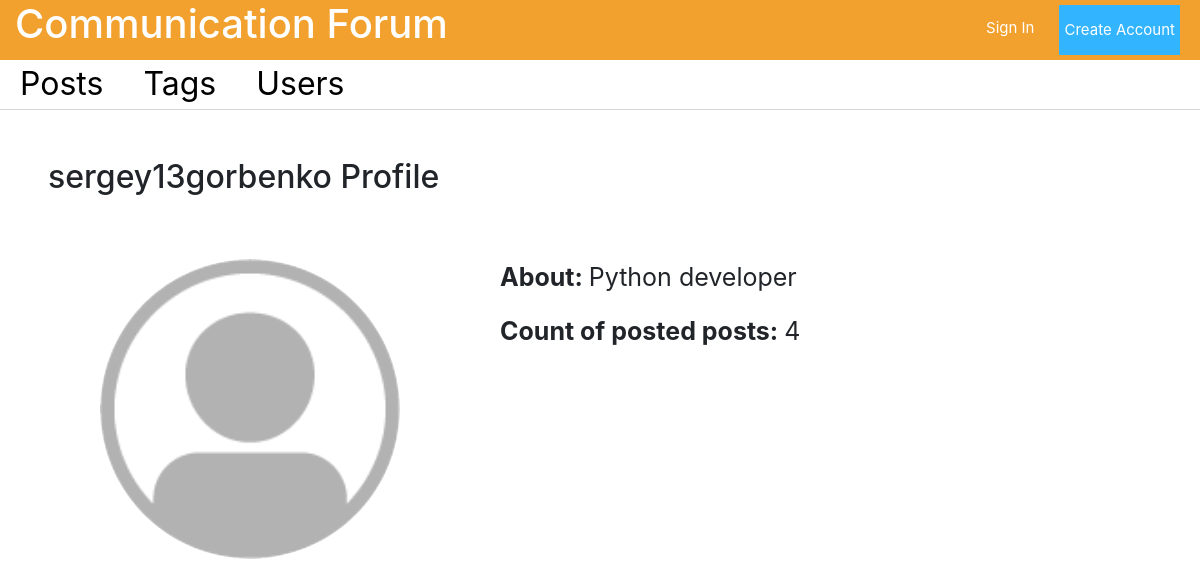
The page /profile/sergey13gorbenko/ on the database its author committed.
### forum/models.py (models this page shows, shortened)
class UserProfile(models.Model):
    user = models.OneToOneField(User, on_delete=models.CASCADE)
    about = models.CharField(max_length=255, blank=True)
    photo = models.ImageField(upload_to='avatars', blank=True, null=True)
    count_posts = models.IntegerField(default=0)
    count_tags = models.IntegerField(default=0)

### forum/views.py (the view)
# urls.py: path('profile/', views.my_profile, name='my_profile'),
def profile(request, username):
    profile = UserProfile.objects.get(user=User.objects.get(username=username))
    context = {'profile': profile}
    if str(username) == str(request.user):
        return redirect('/profile/')
    return render(request, 'user/user_profile.html', context=context)

### templates/user/user_profile.html (shortened to what this page needs)
{% load static %}
<!DOCTYPE html>
<html lang="en">
<head>
    <link rel="stylesheet" href="https://stackpath.bootstrapcdn.com/bootstrap/4.1.3/css/bootstrap.min.css"
>
    <link rel="stylesheet" href="{% static 'css/style.css' %}">
</head>
<body>
<header class="header container-fluid d-flex justify-content-between">
    <a href="/">
        <h1>Communication Forum</h1>
    </a>
    {% if user.is_authenticated %}
        <div class="d-flex justify-content-end">
            <span class="username"><a href="/profile">{{ user.username }}</a></span>
            <a class="log_out" href="/logout">
                <p class="small_text">Log out</p>
            </a>
        </div>
    {% else %}
        <div class="d-flex justify-content-end">
            <a class="sign_in_text" href="/login">
                <p class="small_text">Sign In</p>
            </a>
            <button class="btn-default green_btn small_text" onclick="location.href='/registration'">Create Account
            </button>
        </div>
    {% endif %}
</header>
<section class="d-flex content">
    <div class="list">
        <ul class="top_sidebar">
            <li id="posts"><a href="/posts">Posts</a></li>
            <li id="tags"><a href="/tags">Tags</a></li>
            <li id="users"><a href="/users">Users</a></li>
        </ul>
    </div>
    <div class="page">
        <h2 class="mt-5 ml-5">{{ profile.user }} Profile</h2>
        <div class="users_head d-flex">
            <div class="div">
                {% if profile.photo %}
                    <img src="{{ profile.photo.url }}" alt="User Image" title="User Image" class="user_profile_img mt-5">
                {% else %}
                    <img src="{% static 'img/default-user.png' %}" alt="User Image" title="User Image"
                         class="user_profile_img mt-5">
                {% endif %}
            </div>
            <div class="info mt-5">
                {% if profile.about %}
                    <p class="info_header">About: <span class="info_info">{{ profile.about }}</span></p>
                {% endif %}
                {% if profile.count_posts %}
                    <p class="info_header">Count of posted posts: <span
                            class="info_info">{{ profile.count_posts }}</span></p>
                {% endif %}
            </div>
        </div>
    </div>
</section>
</body>
</html>

### static/css/style.css (style rules this page uses)
* { padding: 0; margin: 0; }
.header { position: fixed; width: 100%; height: 60px; background: #F2A12E; }
.header > a, .header > a:focus, .header > a:hover { text-decoration: none; color: white; }
.header > a > h1, .header > a > h1:focus, .header > a > h1:hover { color: white; }
.green_btn { background-color: #33B4FF; margin: 5px; border: none; padding: 5px; color: white; cursor: pointer; }
.small_text { font-size: 15px; }
.sign_in_text, .sign_in_text:focus, .sign_in_text:hover { color: white; margin-top: 17px; text-decoration: none; margin-right: 20px; }
.top_sidebar { list-style: none; display: flex; margin-bottom: 0; }
.top_sidebar > li { padding-right: 20px; padding-left: 20px; font-size: 32px; }
.top_sidebar > li > a, .top_sidebar > li > a:focus, .top_sidebar > li > a:hover { color: black; text-decoration: none; cursor: pointer; }
.content { padding-top: 110px; }
.list { border-bottom: 1px solid #D6D9DC; width: 100%; height: 50px; position: fixed; top: 60px; background-color: white; overflow-x: hidden; }
.page { overflow-y: hidden; width: available; width: -moz-available; width: -webkit-fill-available; }
.users_head, .tags_head { margin-left: 20px; margin-top: 15px; }
.user_profile_img { height: 300px; width: 300px; margin-right: 100px; margin-left: 80px; cursor: pointer; border-radius: 50%; }
.info_header { font-size: 25px; font-weight: bold; }
.info_info { font-size: 25px; font-weight: normal; }

### rows shown on the page
UserProfile: user "sergey13gorbenko", about "Python developer", count_posts "4"
